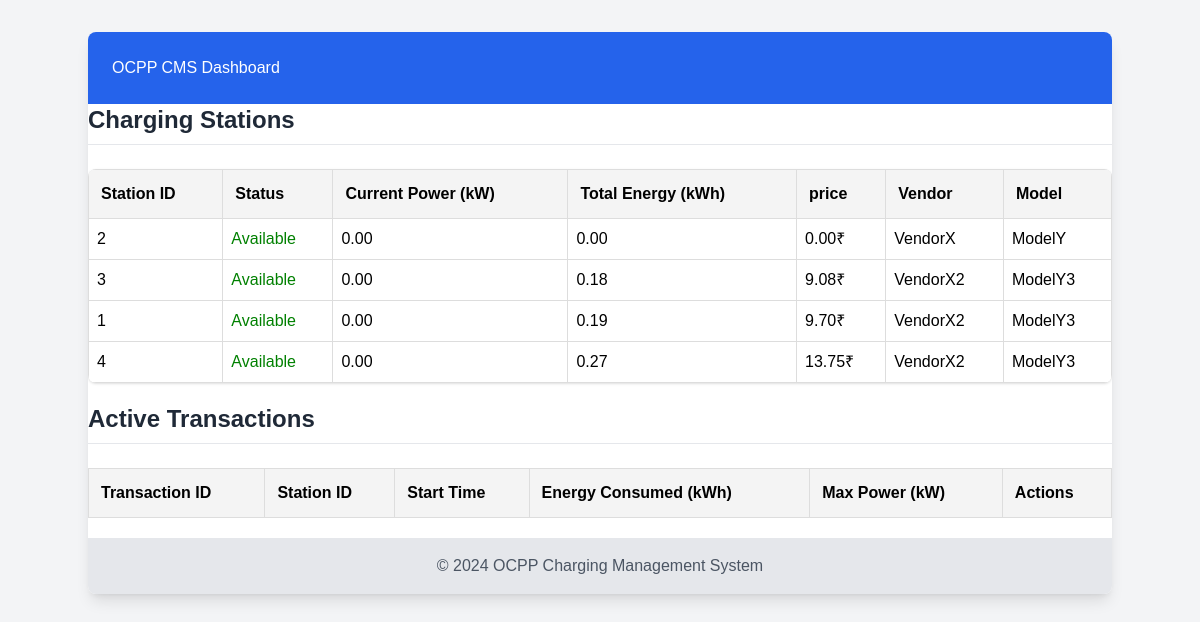
The app's page /, older data.
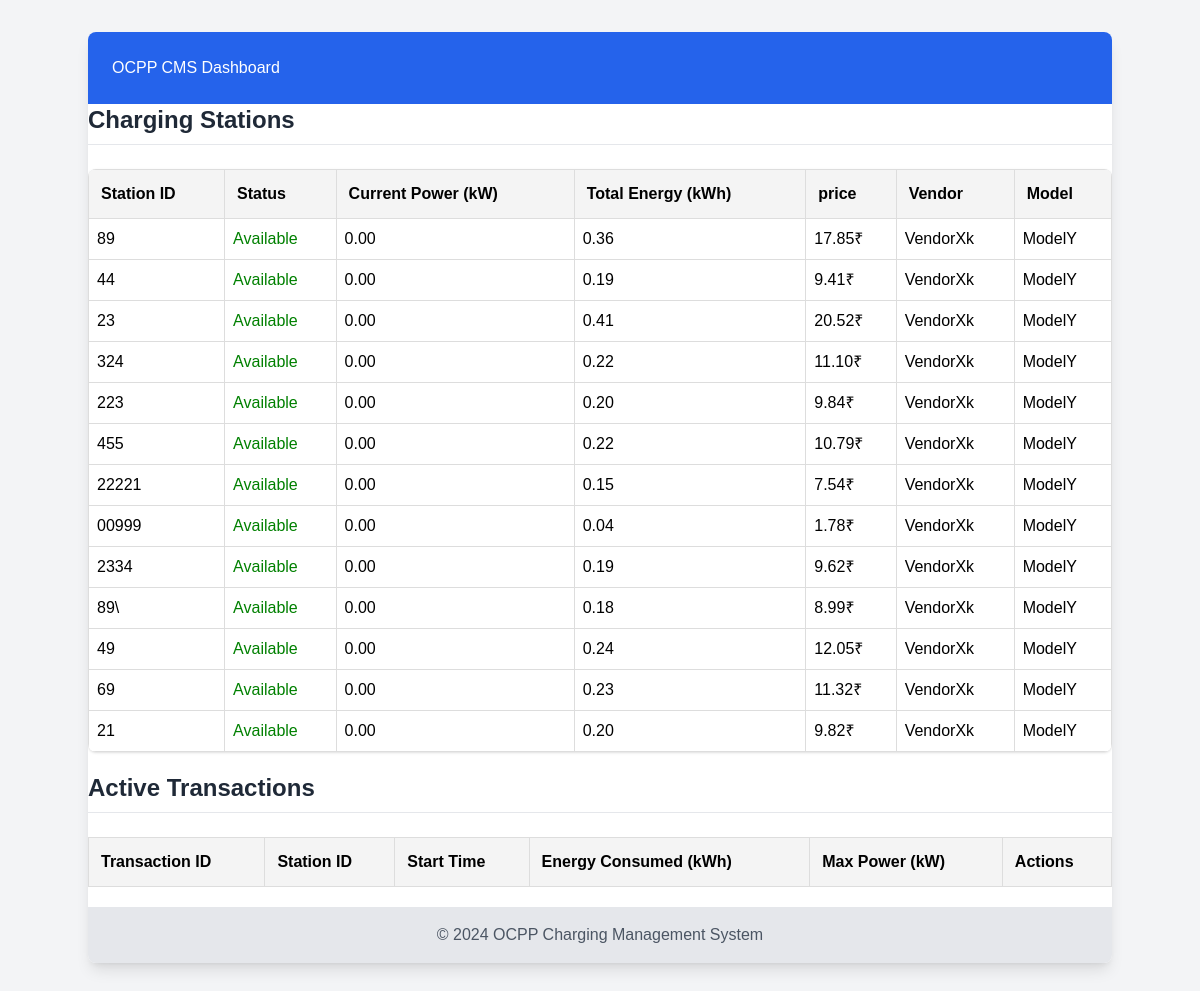
The same page, newer data.
### database.py (models this page shows)
class ChargingStation(Base):
    __tablename__ = 'charging_stations'
    id = Column(Integer, primary_key=True)
    station_id = Column(String, unique=True)
    status = Column(String)
    last_heartbeat = Column(DateTime)
    current_transaction = Column(String, nullable=True)
    vendor = Column(String)
    model = Column(String)
    current_power = Column(Float, default=0)  # Current power consumption in kW
    total_energy_consumed = Column(Float, default=0)  # Total energy consumed in kWh

### main.py (the view)
@app.get("/")
async def home(request: Request):
    db = SessionLocal()
    stations = db.query(ChargingStation).all()
    transactions = db.query(Transaction).filter_by(is_active=True).all()
    db.close()
    return templates.TemplateResponse(
        "index.html",
        {"request": request, "stations": stations, "transactions": transactions}
    )

### templates/index.html (shortened to what this page needs)
<!DOCTYPE html>
<html>
<head>
    <script src="https://cdn.tailwindcss.com"></script>
</head>
<body class="bg-gray-100 min-h-screen p-8">
    <div class="container mx-auto bg-white shadow-lg rounded-lg overflow-hidden">
        <header class="bg-blue-600 text-white p-6">
            <h1>OCPP CMS Dashboard</h1>
        </header>
        <h2 class="text-2xl font-semibold text-gray-800 mb-6 border-b pb-2">Charging Stations</h2>
        <table class="w-full bg-white shadow rounded-lg overflow-hidden" id="stations-table">
            <thead class="bg-gray-200">
                <tr class="text-left">
                    <th class="p-3">Station ID</th>
                    <th class="p-3">Status</th>
                    <th class="p-3">Current Power (kW)</th>
                    <th class="p-3">Total Energy (kWh)</th>
                    <th class="p-3">price</th>
                    <th class="p-3">Vendor</th>
                    <th class="p-3">Model</th>
                </tr>
            </thead>
            <tbody>
                {% for station in stations %}
                <tr class="border-b hover:bg-gray-50 transition duration-200" id="station-{{ station.station_id }}">
                    <td>{{ station.station_id }}</td>
                    <td class="status-{{ station.status }}">{{ station.status }}</td>
                    <td class="power">{{ "%.2f"|format(station.current_power) }}</td>
                    <td class="energy">{{ "%.2f"|format(station.total_energy_consumed) }}</td>
                    <td class = "price">{{ "%.2f"|format(station.total_energy_consumed * 50) }}₹</td>
                    <td>{{ station.vendor }}</td>
                    <td>{{ station.model }}</td>
                </tr>
                {% endfor %}
            </tbody>
        </table>
        <h2 class="text-2xl font-semibold text-gray-800 mb-6 border-b pb-2">Active Transactions</h2>
        <table id="transactions-table">
            <thead>
                <tr>
                    <th class="p-3">Transaction ID</th>
                    <th class="p-3">Station ID</th>
                    <th class="p-3">Start Time</th>
                    <th class="p-3">Energy Consumed (kWh)</th>
                    <th class="p-3">Max Power (kW)</th>
                    <th class="p-3">Actions</th>
                </tr>
            </thead>
        </table>
        <footer class="bg-gray-200 p-4 text-center text-gray-600">
            © 2024 OCPP Charging Management System
        </footer>
</body>
</html>

Row changes from the older to the newer data that the page shows:
changed ChargingStation (number 1 of 13 on the later page): station_id "2" → "89"; total_energy_consumed "0.00" → "0.36"; station.total_energy_consumed*50 "0.00" → "17.85"; vendor "VendorX" → "VendorXk"
changed ChargingStation (number 2 of 13 on the later page): station_id "3" → "44"; total_energy_consumed "0.18" → "0.19"; station.total_energy_consumed*50 "9.08" → "9.41"; vendor "VendorX2" → "VendorXk"; model "ModelY3" → "ModelY"
changed ChargingStation (number 3 of 13 on the later page): station_id "1" → "23"; total_energy_consumed "0.19" → "0.41"; station.total_energy_consumed*50 "9.70" → "20.52"; vendor "VendorX2" → "VendorXk"; model "ModelY3" → "ModelY"
changed ChargingStation (number 4 of 13 on the later page): station_id "4" → "324"; total_energy_consumed "0.27" → "0.22"; station.total_energy_consumed*50 "13.75" → "11.10"; vendor "VendorX2" → "VendorXk"; model "ModelY3" → "ModelY"
added ChargingStation: station_id "223", status "Available", current_power "0.00", total_energy_consumed "0.20", station.total_energy_consumed*50 "9.84", vendor "VendorXk", model "ModelY"
added ChargingStation: station_id "455", status "Available", current_power "0.00", total_energy_consumed "0.22", station.total_energy_consumed*50 "10.79", vendor "VendorXk", model "ModelY"
added ChargingStation: station_id "22221", status "Available", current_power "0.00", total_energy_consumed "0.15", station.total_energy_consumed*50 "7.54", vendor "VendorXk", model "ModelY"
added ChargingStation: station_id "00999", status "Available", current_power "0.00", total_energy_consumed "0.04", station.total_energy_consumed*50 "1.78", vendor "VendorXk", model "ModelY"
added ChargingStation: station_id "2334", status "Available", current_power "0.00", total_energy_consumed "0.19", station.total_energy_consumed*50 "9.62", vendor "VendorXk", model "ModelY"
added ChargingStation: station_id "89\\", status "Available", current_power "0.00", total_energy_consumed "0.18", station.total_energy_consumed*50 "8.99", vendor "VendorXk", model "ModelY"
added ChargingStation: station_id "49", status "Available", current_power "0.00", total_energy_consumed "0.24", station.total_energy_consumed*50 "12.05", vendor "VendorXk", model "ModelY"
added ChargingStation: station_id "69", status "Available", current_power "0.00", total_energy_consumed "0.23", station.total_energy_consumed*50 "11.32", vendor "VendorXk", model "ModelY"
added ChargingStation: station_id "21", status "Available", current_power "0.00", total_energy_consumed "0.20", station.total_energy_consumed*50 "9.82", vendor "VendorXk", model "ModelY"
